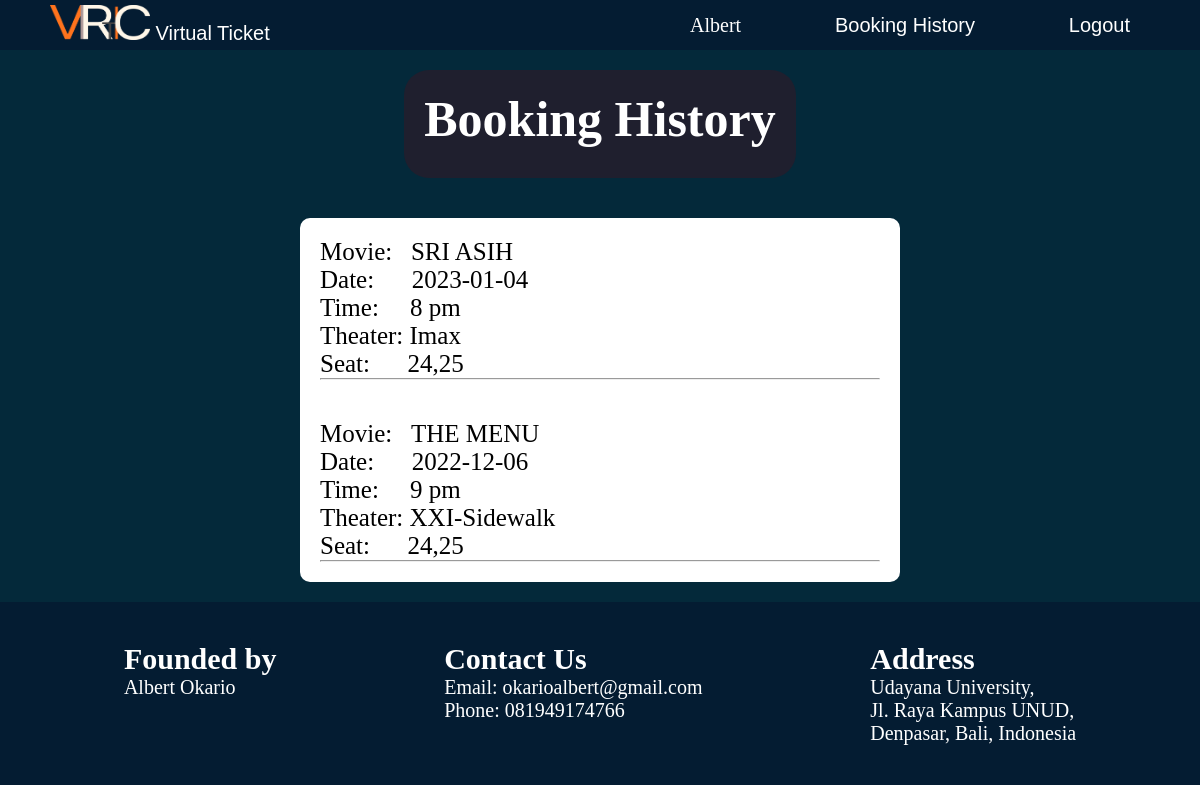
/bookinglist.php (signed in), run on the app's committed database.
### tables this page shows
CREATE TABLE `bookingdetails` (
  `BookingId` int(255) NOT NULL,
  `UserId` int(255) NOT NULL,
  `ShowId` int(255) NOT NULL,
  `SeatDetails` varchar(255) NOT NULL,
  `TimeofBooking` timestamp(6) NOT NULL DEFAULT current_timestamp(6)
);

CREATE TABLE `movies` (
  `MovieId` int(255) NOT NULL,
  `MovieName` varchar(255) DEFAULT NULL,
  `Genre` varchar(255) DEFAULT NULL,
  `Director` varchar(255) DEFAULT NULL,
  `Description` varchar(500) DEFAULT NULL,
  `Image` varchar(255) DEFAULT NULL,
  `Imdb` int(255) DEFAULT NULL,
  `Trailer` varchar(255) DEFAULT NULL,
  `Duration` int(255) DEFAULT NULL,
  `InDate` date DEFAULT NULL,
  `OutDate` date DEFAULT NULL
);

CREATE TABLE `shows` (
  `ShowId` int(255) NOT NULL,
  `MovieId` int(255) DEFAULT NULL,
  `TheaterId` int(255) DEFAULT NULL,
  `Times` varchar(255) DEFAULT NULL,
  `Dates` date DEFAULT NULL,
  `Seats` int(255) DEFAULT NULL,
  `Price` int(255) DEFAULT NULL
);

CREATE TABLE `theater` (
  `TheaterId` int(255) NOT NULL,
  `TheaterName` varchar(255) DEFAULT NULL,
  `Seats` int(255) DEFAULT NULL
);

### bookinglist.php (the view, shortened to what this page needs)
<?php include_once ('db.php');
$Id1=$db->query("select * from users where username='". $_SESSION['username']."';");
$u1=$Id1->fetch_object();
$UserId=$u1->UserId;
$Id2=$db->query("select * from bookingdetails where UserId='". $UserId."'ORDER BY TimeofBooking DESC;");
?>
<div class="overall-background">
    <?php include 'header1.php'; ?>
    <center><div class="movie-details">
        <div class="movie-title">
        Booking History
        </div>
    </div></center>
<div class="booking-list">
<?php
while ($u2=$Id2->fetch_object()) {
    ?>
    <div class="booking-item">
    <?php
    $seats=$u2->SeatDetails;
    $ShowId=$u2->ShowId;
    $Id3=$db->query("select * from shows where ShowId='".$ShowId."';");
    $u3=$Id3->fetch_object();
    $MovieId=$u3->MovieId;
    $TheaterId=$u3->TheaterId;
    $time=$u3->Times;
    $date=$u3->Dates;
    $Id5=$db->query("select * from theater where TheaterId='". $TheaterId."';");
    $u5=$Id5->fetch_object();
    $Theatername=$u5->TheaterName;
    $Id4=$db->query("select * from movies where MovieId='". $MovieId."';");
    $u4=$Id4->fetch_object();
    $MovieName=$u4->MovieName;
    ?>
        Movie: &nbsp;&nbsp;<?php echo $MovieName;?>
        <br>
        Date: &nbsp;&nbsp;&nbsp;&nbsp;&nbsp;<?php echo $date;?>
        <br>
        Time: &nbsp;&nbsp;&nbsp;&nbsp;<?php echo $time;?> pm
        <br>
        Theater:&nbsp;<?php echo $Theatername;?>
        <br>
        Seat:&nbsp;&nbsp;&nbsp;&nbsp;&nbsp;&nbsp;<?php echo $seats;?>
        <?php echo "<br/>";?>
        <hr>
    </div>
    <?php
}
?>
</div>
    <?php include 'footer.php'; ?>
</div>

### bookinglist.php (style rules this page uses)
* { margin: 0; padding: 0; box-sizing: border-box; }
.movie-details { padding: 20px; background-color: #1f1f2e; color: white; margin: 20px; display: inline-block; border-radius: 25px; }
.movie-details .movie-title { font-weight: 600; font-size: 50px; margin-bottom: 10px }
.booking-list { display: flex; flex-direction: column; background-color: white; border-radius: 10px; width: 50%; margin: 20px auto; }
.booking-item { padding: 20px; font-size: 25px; }

### header1.php (style rules this page uses)
.overall-background { background-color: #04293A; }

### data on the page
bookingdetails: movies.MovieName "SRI ASIH", ShowId.Dates "2023-01-04", ShowId.Times "8", theater.TheaterName "Imax", SeatDetails "24,25"
bookingdetails: movies.MovieName "THE MENU", ShowId.Dates "2022-12-06", ShowId.Times "9", theater.TheaterName "XXI-Sidewalk", SeatDetails "24,25"

### other printed values
$_SESSION['username'] "Albert"
